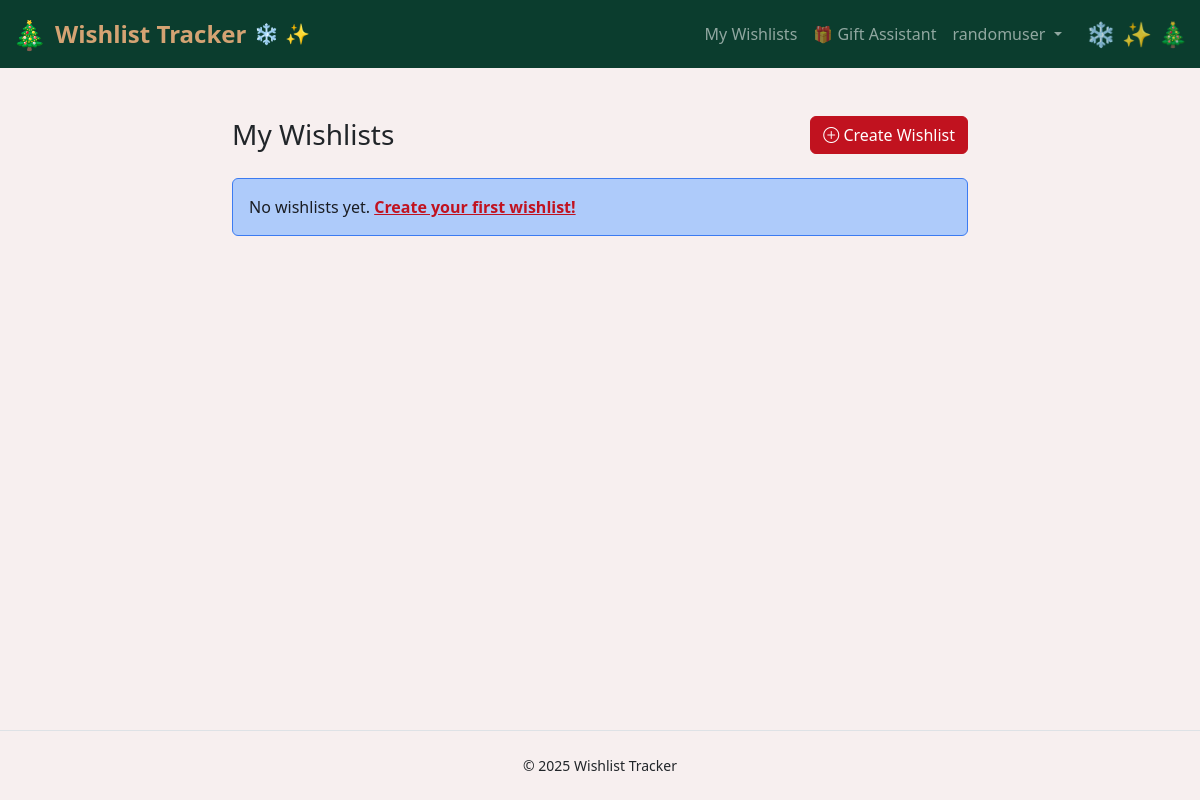
Before: /wishlists/ (signed in) with the older database file.
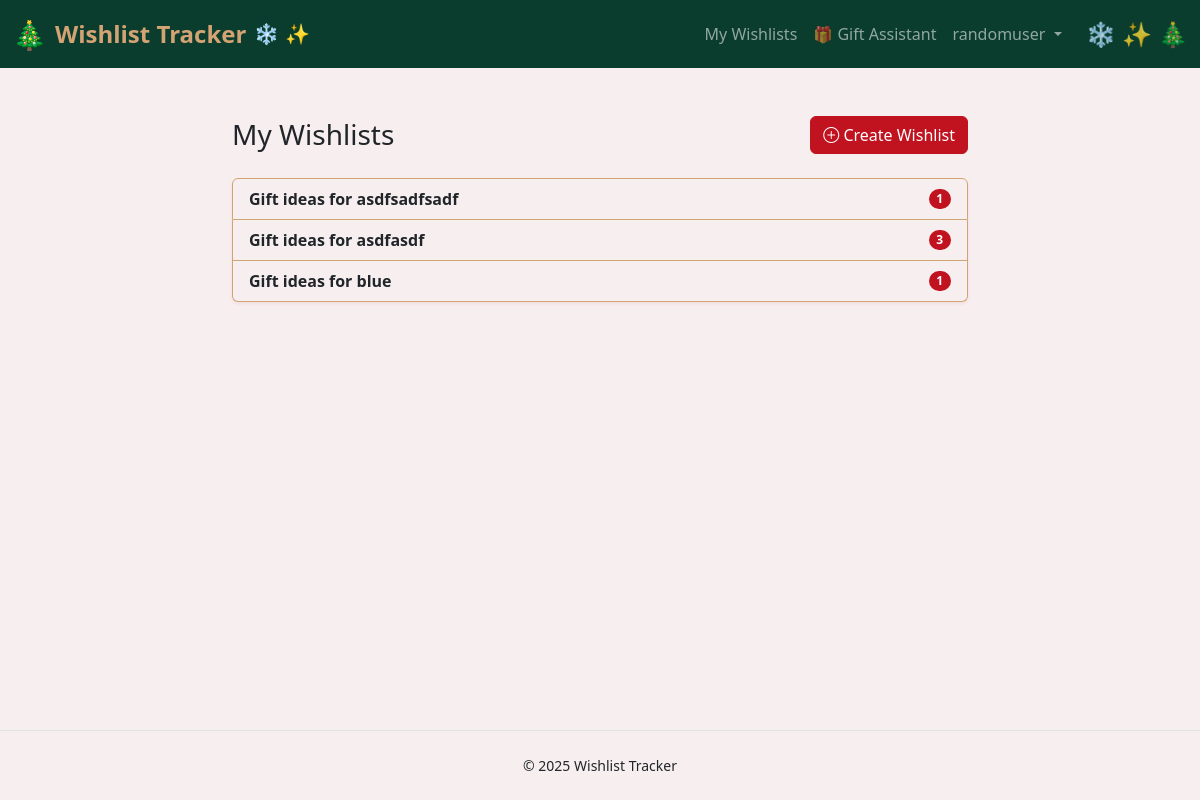
After: the same page with the newer database file.
### wishlist/models.py (models this page shows, shortened)
class Wishlist(models.Model):
    user = models.ForeignKey(settings.AUTH_USER_MODEL, on_delete=models.CASCADE, related_name="wishlists")
    person_name = models.CharField(max_length=120)
    title = models.CharField(max_length=200)
    created_at = models.DateTimeField(auto_now_add=True)
    updated_at = models.DateTimeField(auto_now=True)
    class Meta:
        ordering = ["-updated_at", "-created_at"]

### wishlist/views.py (the view)
# urls.py: path('wishlists/', views.wishlist_list, name='wishlist_list'),
@login_required
def wishlist_list(request):
    lists = Wishlist.objects.filter(user=request.user).order_by("-updated_at")
    return render(request, "wishlist/wishlist_list.html", {"wishlists": lists})

### wishlist/templates/wishlist/wishlist_list.html (shortened to what this page needs)
{% extends "base.html" %}
{% block content %}
<main class="container py-4 py-md-5">
  <div class="row justify-content-center">
    <div class="col-12 col-lg-10 col-xl-8">
      <header class="d-flex flex-column flex-sm-row justify-content-between align-items-start align-items-sm-center gap-3 mb-4">
        <h1 class="h3 mb-0">My Wishlists</h1>
        <a class="btn btn-primary" href="{% url 'wishlist_create' %}">
          <i class="bi bi-plus-circle"></i> Create Wishlist
        </a>
      </header>
      {% if wishlists %}
        <div class="list-group shadow-sm">
          {% for wl in wishlists %}
            <a class="list-group-item list-group-item-action d-flex justify-content-between align-items-center" href="{% url 'wishlist_detail' wl.pk %}">
              <div class="fw-semibold">{{ wl.title }}</div>
              <span class="badge bg-primary rounded-pill">{{ wl.items.count }}</span>
            </a>
          {% endfor %}
        </div>
      {% else %}
        <div class="alert alert-info" role="alert">
          No wishlists yet. <a href="{% url 'wishlist_create' %}" class="alert-link">Create your first wishlist!</a>
        </div>
      {% endif %}
    </div>
  </div>
</main>
{% endblock %}

### templates/base.html (shortened to what this page needs)
{% load static %}
<!doctype html>
<html lang="en">
<head>
  <link href="https://cdn.jsdelivr.net/npm/bootstrap@5.3.3/dist/css/bootstrap.min.css" rel="stylesheet"
>
  <link rel="stylesheet" href="https://cdn.jsdelivr.net/npm/bootstrap-icons@1.11.3/font/bootstrap-icons.min.css">
  <link rel="stylesheet" href="{% static 'css/christmas-theme.css' %}">
</head>
<body class="d-flex flex-column min-vh-100 bg-light text-dark">
  {% include 'navbar.html' %}
  {% block content %}{% endblock %}
  <footer class="mt-auto py-4 border-top small text-center">
    <div class="container">&copy; {{ now|default:2025 }} Wishlist Tracker</div>
  </footer>
</body>
</html>

### templates/navbar.html (shortened to what this page needs)
<nav class="navbar navbar-expand-lg navbar-dark bg-primary">
  <div class="container-fluid">
    <a class="navbar-brand d-flex align-items-center gap-2" href="{% url 'home' %}">
      <span style="font-size: 1.75rem;">🎄</span>
      <strong>Wishlist Tracker</strong>
      <span class="d-none d-md-inline" style="font-size: 1.25rem;">❄️ ✨</span>
    </a>
    <div class="collapse navbar-collapse" id="navbarNav">
      <ul class="navbar-nav ms-auto">
        {% if user.is_authenticated %}
          <li class="nav-item">
            <a class="nav-link" href="{% url 'wishlist_list' %}">My Wishlists</a>
          </li>
          <li class="nav-item">
            <a class="nav-link" href="{% url 'gift_assistant' %}">🎁 Gift Assistant</a>
          </li>
          <li class="nav-item dropdown">
            <a class="nav-link dropdown-toggle" href="#" id="navbarDropdown" role="button"
               data-bs-toggle="dropdown" aria-expanded="false">
              {{ user.username }}
            </a>
          </li>
        {% endif %}
      </ul>
    </div>
  </div>
</nav>

### assets/css/christmas-theme.css (style rules this page uses)
:root { --christmas-red: #C1121F; --christmas-green: #0B3D2E; --christmas-frost: #F7EFEF; --christmas-gold: #D4A373; --tech-dark: #1A1D23; --tech-blue: #3C7BF1; --tech-light-blue: #AECBFA; --tech-white: #F5F5F5; }
.btn-primary { background-color: var(--christmas-red); border-color: var(--christmas-red); }
.navbar-dark.bg-primary { background-color: var(--christmas-green) !important; }
.badge.bg-primary { background-color: var(--christmas-red) !important; }
a { color: var(--christmas-red); }
body.bg-light { background-color: var(--christmas-frost) !important; }
footer { background-color: var(--christmas-frost) !important; border-top: 2px solid var(--christmas-gold) !important; }
.shadow-sm, .shadow { box-shadow: 0 0.125rem 0.25rem rgba(193, 18, 31, 0.075) !important; }
.navbar-brand { color: var(--christmas-gold) !important; font-weight: 600; font-size: 1.25rem; }
.navbar-brand strong { font-size: 1.5rem; }
.navbar::after { display: none; }
.navbar .container-fluid::after { content: '❄️ ✨ 🎄'; font-size: 1.5rem; opacity: 0.8; margin-left: 1rem; vertical-align: middle; }
.list-group-item { background-color: var(--christmas-frost); border-color: var(--christmas-gold); }

Changed rows visible on the page:
added Wishlist: title "Gift ideas for asdfsadfsadf", items.count "1"
added Wishlist: title "Gift ideas for asdfasdf", items.count "3"
added Wishlist: title "Gift ideas for blue", items.count "1"
Other visible differences:
text no longer shown: "No wishlists yet. Create your first wishlist!"
